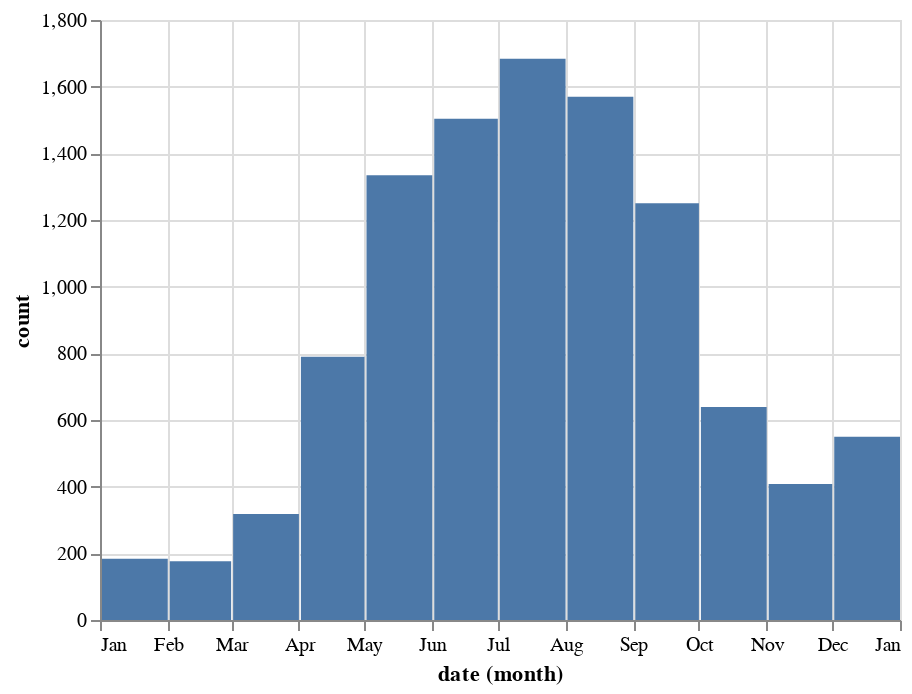

Notebook cell for this chart:
### Markdown cell above
### Unique taxa observed per month

### Code cell
taxa_by_month = get_monthly_counts(get_observation_species_counts, 'Taxa')
Image('images/taxa_by_month.png')
alt.Chart(taxa_by_month).mark_bar().encode(x='month(date):T', y='count:Q')

### Figure 1 — Vega-Lite specification as saved in the notebook (floating-point values rounded to 4 significant figures)
{"config": {"view": {"continuousWidth": 400, "continuousHeight": 300}}, "data": {"name": "data-467545dbd4e6e6b384bc6a725a2f47f7"}, "mark": "bar", "encoding": {"x": {"type": "temporal", "field": "date", "timeUnit": "month"}, "y": {"type": "quantitative", "field": "count"}}, "$schema": "https://vega.github.io/schema/vega-lite/v4.8.1.json", "datasets": {"data-467545dbd4e6e6b384bc6a725a2f47f7": [{"metric": "Taxa", "date": "2020-01-01T00:00:00", "count": 184}, {"metric": "Taxa", "date": "2020-02-01T00:00:00", "count": 176}, {"metric": "Taxa", "date": "2020-03-01T00:00:00", "count": 318}, {"metric": "Taxa", "date": "2020-04-01T00:00:00", "count": 790}, {"metric": "Taxa", "date": "2020-05-01T00:00:00", "count": 1334}, {"metric": "Taxa", "date": "2020-06-01T00:00:00", "count": 1504}, {"metric": "Taxa", "date": "2020-07-01T00:00:00", "count": 1684}, {"metric": "Taxa", "date": "2020-08-01T00:00:00", "count": 1570}, {"metric": "Taxa", "date": "2020-09-01T00:00:00", "count": 1250}, {"metric": "Taxa", "date": "2020-10-01T00:00:00", "count": 639}, {"metric": "Taxa", "date": "2020-11-01T00:00:00", "count": 408}, {"metric": "Taxa", "date": "2020-12-01T00:00:00", "count": 550}]}}
